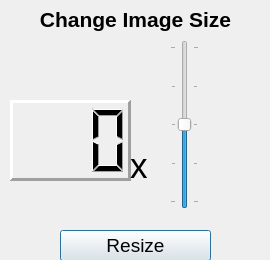
<?xml version="1.0" encoding="UTF-8"?>
<ui version="4.0">
 <class>Resize</class>
 <widget class="QWidget" name="Resize">
  <property name="geometry">
   <rect>
    <x>0</x>
    <y>0</y>
    <width>270</width>
    <height>260</height>
   </rect>
  </property>
  <property name="minimumSize">
   <size>
    <width>270</width>
    <height>260</height>
   </size>
  </property>
  <property name="maximumSize">
   <size>
    <width>270</width>
    <height>260</height>
   </size>
  </property>
  <property name="windowTitle">
   <string>Form</string>
  </property>
  <property name="styleSheet">
   <string notr="true"/>
  </property>
  <widget class="QLabel" name="label">
   <property name="geometry">
    <rect>
     <x>10</x>
     <y>-1</y>
     <width>251</width>
     <height>41</height>
    </rect>
   </property>
   <property name="font">
    <font>
     <pointsize>16</pointsize>
     <weight>75</weight>
     <bold>true</bold>
    </font>
   </property>
   <property name="text">
    <string>Change Image Size</string>
   </property>
   <property name="alignment">
    <set>Qt::AlignCenter</set>
   </property>
  </widget>
  <widget class="QPushButton" name="pushButton">
   <property name="geometry">
    <rect>
     <x>60</x>
     <y>230</y>
     <width>151</width>
     <height>31</height>
    </rect>
   </property>
   <property name="font">
    <font>
     <pointsize>14</pointsize>
    </font>
   </property>
   <property name="text">
    <string>Resize</string>
   </property>
   <property name="default">
    <bool>true</bool>
   </property>
  </widget>
  <widget class="QSlider" name="verticalSlider">
   <property name="geometry">
    <rect>
     <x>170</x>
     <y>40</y>
     <width>29</width>
     <height>169</height>
    </rect>
   </property>
   <property name="focusPolicy">
    <enum>Qt::StrongFocus</enum>
   </property>
   <property name="minimum">
    <number>-10</number>
   </property>
   <property name="maximum">
    <number>10</number>
   </property>
   <property name="tracking">
    <bool>false</bool>
   </property>
   <property name="orientation">
    <enum>Qt::Vertical</enum>
   </property>
   <property name="invertedAppearance">
    <bool>false</bool>
   </property>
   <property name="invertedControls">
    <bool>false</bool>
   </property>
   <property name="tickPosition">
    <enum>QSlider::TicksBothSides</enum>
   </property>
   <property name="tickInterval">
    <number>5</number>
   </property>
  </widget>
  <widget class="QLCDNumber" name="lcdNumber">
   <property name="geometry">
    <rect>
     <x>10</x>
     <y>100</y>
     <width>121</width>
     <height>81</height>
    </rect>
   </property>
   <property name="frameShape">
    <enum>QFrame::Panel</enum>
   </property>
   <property name="lineWidth">
    <number>3</number>
   </property>
   <property name="smallDecimalPoint">
    <bool>false</bool>
   </property>
   <property name="numDigits">
    <number>3</number>
   </property>
  </widget>
  <widget class="QLabel" name="label_2">
   <property name="geometry">
    <rect>
     <x>130</x>
     <y>150</y>
     <width>21</width>
     <height>31</height>
    </rect>
   </property>
   <property name="font">
    <font>
     <pointsize>26</pointsize>
    </font>
   </property>
   <property name="text">
    <string>x</string>
   </property>
  </widget>
 </widget>
 <resources/>
 <connections>
  <connection>
   <sender>verticalSlider</sender>
   <signal>sliderMoved(int)</signal>
   <receiver>lcdNumber</receiver>
   <slot>display(int)</slot>
   <hints>
    <hint type="sourcelabel">
     <x>186</x>
     <y>85</y>
    </hint>
    <hint type="destinationlabel">
     <x>63</x>
     <y>118</y>
    </hint>
   </hints>
  </connection>
  <connection>
   <sender>verticalSlider</sender>
   <signal>valueChanged(int)</signal>
   <receiver>lcdNumber</receiver>
   <slot>display(int)</slot>
   <hints>
    <hint type="sourcelabel">
     <x>179</x>
     <y>119</y>
    </hint>
    <hint type="destinationlabel">
     <x>104</x>
     <y>145</y>
    </hint>
   </hints>
  </connection>
 </connections>
</ui>
